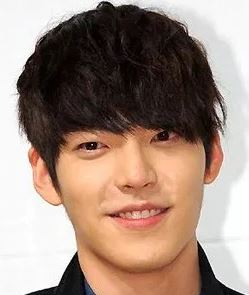
#> input picture findTone/test1.JPG, 249 x 295 px, found by its file name
$ python findTone.py
#> lines starting #> are read from the running program, lines starting #| are printed output that depends on the picture; long printed decimals are rounded
#!/usr/bin/env python
# coding: utf-8

# In[1]:


import cv2,re,sys
import matplotlib.pyplot as plt
import matplotlib.image as mpimg
import numpy as np
from xml.etree.ElementTree import parse


# 입력 얼굴사진 지정하기
image_file = "test1.jpg"

# 입력 얼굴사진을 적절하게 변환하기
img = mpimg.imread(image_file)
#> img is the input picture: shape (295, 249, 3); mean R, G, B 160.2, 137.9, 125.5

plt.imshow(img)
plt.show()


# In[2]:


def findFacetone(r,g,b):
    if r.isalpha or g.isalpha or b.isalpha:
        r=int(r)
        g=int(g)
        b=int(b)

    if r-g>=((g-b)*2.5):
        #print("cool")
        return "cool"
    else:
        #print("warm")
        return "warm"


# In[3]:


# 출력 파일 이름
output_file = re.sub(r'\.jpg|jpeg|PNG$', '-output.jpg', image_file)
# 캐스케이드 파일의 경로 지정하기
cascade_file = "haarcascade_frontalface_alt.xml"
# 이미지 읽어 들이기
image = cv2.imread(image_file)
# 그레이스케일로 변환하기
image_gs = cv2.cvtColor(image, cv2.COLOR_BGR2GRAY)
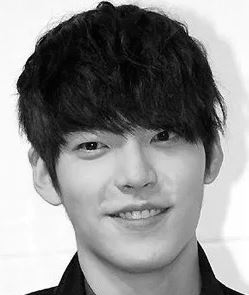
#> image_gs: shape (295, 249); min 0, max 255, mean 143.1
# 얼굴 인식 전용 캐스케이드 파일 읽어 들이기
cascade = cv2.CascadeClassifier(cascade_file)
# 얼굴 인식 실행하기
# detectMultiScale - 얼굴 인식. minSize 이하의 크기는 무시. 너무 작게 지정하면 배경 등을 얼굴로 잘못 인식하게 된다.
face_list = cascade.detectMultiScale(image_gs, scaleFactor=1.1, minNeighbors=1, minSize=(150, 150))
#> face_list = [[41, 70, 189, 189]]
if len(face_list) ==1:
    # 인식한 부분 표시하기
    print(face_list)
#| [[ 41  70 189 189]]
    color = (0, 0, 255)
    for face in face_list:
        x, y, w, h = face
        cv2.rectangle(image, (x, y), (x+w, y+h), color, thickness=1)
        #사각형 부분 자르기 아래의 출력 추가외는 관계없다
        #img_clone=img[y:y+h,x:x+w]
        y1=int(y+h*(1/2))
        y2=int(y+h*(13/16))
        x1=int(x+h*(3/16))
        x2=int(x+h*(1/2))
        h1=int(h*1/4)
        img_clone=img[y1-h1:y1+h1,x2-h1:x2+h1]
        #원래 파일에 사각형 출력 추가
        cv2.rectangle(img, (x, y), (x+w, y+h), color, thickness=1)
#> this loop made 1 pass
#> (x, y, w, h, y1, y2, x1, x2) on pass 1: (41, 70, 189, 189, 164, 223, 76, 135)
#> pass 1, `img_clone=img[y1-h1:y1+h1,x2-h1:x2+h1]`:
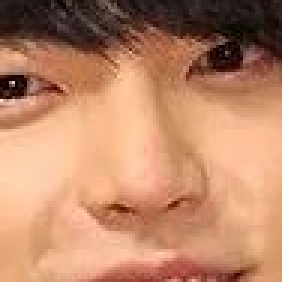
#> img_clone: shape (94, 94, 3) (shown 3 times larger); mean R, G, B 189, 134.8, 104.2
#> after the loop:
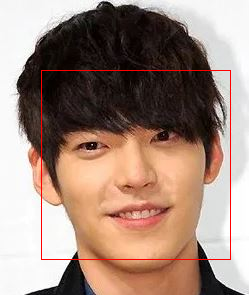
#> image: shape (295, 249, 3); mean B, G, R 124.2, 136.5, 161.2
    # 파일로 출력하기
    cv2.imwrite(output_file, image)
else:
    print("no face or more face")
plt.imshow(img_clone)
plt.show()


# In[4]:


# 사진의 RGB 평균값 구하기
Red = []
Green = []
Blue = []
for x in img_clone:
    for y in x:
        Red.append(y[0])
        Green.append(y[1])
        Blue.append(y[2])
#> this loop made 94 passes
#> after the loop, Blue = 8836 values, max 205 at index 3102, min 0 at index 19, mean 104.2; Green = 8836 values, max 220 at index 3102, min 0 at index 209, mean 134.8; Red = 8836 values, max 255 at index 2299, min 8 at index 209, mean 189
R_max = max(Red)
#> R_max = 255
G_max = max(Green)
#> G_max = 220
B_max = max(Blue)
#> B_max = 205
R_avg = sum(Red) / len(Red)
#> R_avg = 189
G_avg = sum(Green) / len(Green)
#> G_avg = 134.8
B_avg = sum(Blue) / len(Blue)
#> B_avg = 104.2
print("Max Value")
print("R : ", R_max)
#| R :  255
print("G : ", G_max)
#| G :  220
print("B : ", B_max)
#| B :  205
print("Avg Value")
print("R : ", R_avg)
#| R :  188.959
print("G : ", G_avg)
#| G :  134.798
print("B : ", B_avg)
#| B :  104.153


#비교 Y2552550 R25500 하여 거리기반으로 가까운 곳을 구한다
#Y가 많으면 웜톤 R이많으면 쿨톤
#여러사진을 비교한 결과 RGB에서 RG 평균값의 차이와 GB 평균값의 차이를 구해서 RG평균값 >= GB평균값*2.5이면 쿨톤이다
yourtone=[]
if R_avg-G_avg>=((G_avg-B_avg)*2.5):
    print("쿨톤")
    yourtone.append("쿨톤")
else:
    print("웜톤")
    yourtone.append("웜톤")


print(yourtone)
plt.imshow(img)
plt.show()


# In[5]:


#추천 머리색 추천

#머리색 xml파싱
r=[]
g=[]
b=[]
haircolor_Data=[]
tree = parse('color.xml')
#> (reads test/hairColors/color.xml from the repository)
root = tree.getroot()
color = root.findall("color")
v_R = [x.findtext("r") for x in color]
#> v_R = 36 items, first 6: '225', '2', '196', '5', '89', '4'
v_G = [x.findtext("g") for x in color]
#> v_G = 36 items, first 6: '207', '62', '167', '123', '137', '81'
v_B = [x.findtext("b") for x in color]
#> v_B = 36 items, first 6: '176', '57', '136', '172', '53', '51'
color_Name = [x.get("name") for x in root]
#> color_Name = 36 items, first 6: 'very light blonde', 'alpine', 'light blonde', 'lagoon blue', 'spring green', 'apple green'
haircolor_Data.append(color_Name)
haircolor_Data.append(v_R)
haircolor_Data.append(v_G)
haircolor_Data.append(v_G)

#파싱한 머리카락색의 톤을 구분해서 추가함
haircolor_tone=[]
for i in range(0,len(haircolor_Data[0])):
    temp=findFacetone(haircolor_Data[1][i],haircolor_Data[2][i],haircolor_Data[3][i])
    haircolor_tone.append(temp)
#> this loop made 36 passes
#> (r in findFacetone, g in findFacetone, b in findFacetone, temp) on passes 1 to 12: (225, 207, 207, 'cool'), (2, 62, 62, 'warm'), (196, 167, 167, 'cool'), (5, 123, 123, 'warm'), (89, 137, 137, 'warm'), (4, 81, 81, 'warm'), (178, 147, 147, 'cool'), (63, 33, 33, 'cool'), (197, 161, 161, 'cool'), (227, 219, 219, 'cool'), (50, 50, 50, 'cool'), (152, 108, 108, 'cool')
#> after the loop, haircolor_tone = 36 items, first 6: 'cool', 'warm', 'cool', 'warm', 'warm', 'warm'
haircolor_Data.append(haircolor_tone)


# haircolor_Data => 이름[0][i],R[1][i],G[2][i],B[3][i],톤구분[4][i](i는 순서)
print(haircolor_Data)
#> (printed output is left out)


# In[ ]:


# In[91]:


#결과는 String으로 반환한다.


# In[ ]:
